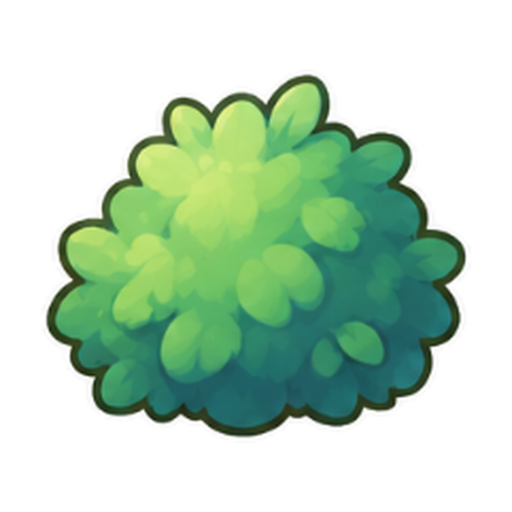
#> input picture arte/meshy/referencias/arbusto.png, 1024 x 1024 px (shown at 1/2 size)
$ python gen_props_bosque.py ../arte/meshy/referencias/arbusto.png ../arte/meshy/referencias/setas.png
#> lines starting #> are read from the running program, lines starting #| are printed output that depends on the picture; after the words box and inside, x2 and y2 are one past the last pixel; in counts of white or black regions, pixels touching at a corner belong together
"""Corta la lamina de maleza y la deja lista para la rejilla.

Mismo contrato que el resto de adornos del juego, y por eso no hay ni un
desplazamiento a ojo:

  - Lienzo de 128 de ancho (el rombo mide 116) y alto variable por
    familia, siempre PAR: el Sprite2D va centrado, asi que el centro del
    lienzo es el nodo.
  - EL PIE DE LA PIEZA CAE EN +2 del centro, que es donde esta la
    cintura del rombo de la losa. Es el mismo anclaje que ya usan
    prop_tree y compania desde que se arreglo el hundimiento.

Uso:  python gen_props_bosque.py <lamina.png> <carpeta_destino>
"""
from PIL import Image
import numpy as np
from scipy import ndimage
import os, sys, json

## El ancho del rombo. Todo se mide contra esto.
ROMBO = 116

## Donde cae el pie, contando desde el centro del lienzo.
CARA = 2

ANCHO = 128

## Cuanto se reduce cada familia. UNA POR FAMILIA Y NO UNA SOLA, que fue
## el primer intento y salio mal: en la lamina todas las piezas estan
## dibujadas al mismo tamano de dibujo, no al mismo tamano de mundo, asi
## que un corro de setas ocupa lo mismo que un arbusto entero. Con un
## factor unico las setas salian tan altas como la maga.
##
## Los numeros salen de contra que se mide cada cosa: el rombo son 116 px
## y la maga 78 de alto.
##   setas      un corro de setas le llega por la rodilla -> ~20 px
##   mata       un helecho por la cintura                 -> ~40 px
##   arbusto    por el pecho                              -> ~55 px
##   arbolillo  le saca la cabeza, sin llegar al arbol    -> ~65 px
ESCALAS = {
    "arbusto": 0.40,
    "mata": 0.34,
    "setas": 0.24,
    "tronco": 0.38,
    "cepa": 0.34,
    "arbolillo": 0.48,
    "roca": 0.38,
    "enredadera": 0.44,
}
ESCALA = 0.40      # para lo que no tenga familia propia

## Que es cada fila y como se llaman sus piezas. El orden es el de
## lectura; si la hoja cambia, esto es lo unico que se toca.
FILAS = [
    "arbusto", "mata", "setas", "tronco",
    "cepa", "arbolillo", "roca", "enredadera",
]

UMBRAL = 28          # el fondo es negro puro (1,1,1), no hace falta mas
MINIMO = 900         # por debajo es basura de compresion


def piezas(a):
    occ = a.max(axis=2) > UMBRAL
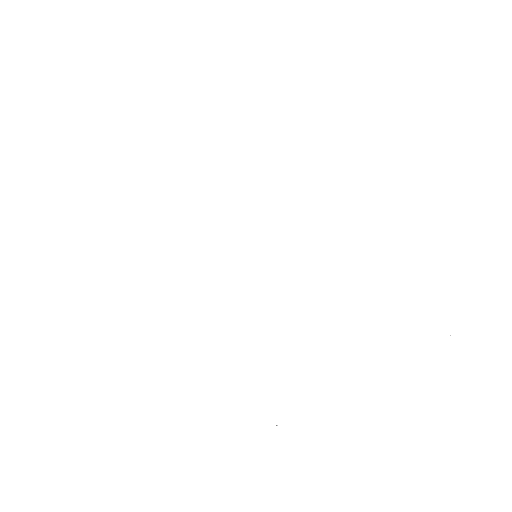
#> occ: shape (1024, 1024) bool (shown at 1/2 size); 100% white; black in thin lines or dots, all inside (x1, y1, x2, y2) = (552, 671, 902, 851)
    lab, n = ndimage.label(occ)
#> n = 1
    tam = ndimage.sum(occ, lab, range(1, n + 1))
#> tam = [1048572]
    cajas = ndimage.find_objects(lab)
#> cajas = 1 item
    vivos = [(i + 1, cajas[i]) for i in range(n) if tam[i] > MINIMO]
#> vivos = 1 item

    # Agrupar en filas por el centro vertical, no por una rejilla: las
    # piezas no estan alineadas y una rejilla regular partiria las altas.
    centros = sorted(((c[0].start + c[0].stop) // 2, (c[1].start + c[1].stop) // 2, i, c)
                     for i, c in vivos)
#> centros = 1 item
    filas, actual = [], [centros[0]]
#> filas = []
    for p in centros[1:]:
        if p[0] - actual[-1][0] > 70:
            filas.append(actual); actual = [p]
        else:
            actual.append(p)
#> this loop made 0 passes
#> after the loop, actual = 1 item
    filas.append(actual)
    for f in filas:
        f.sort(key=lambda t: t[1])
#> this loop made 1 pass
    return lab, filas


def recortar(a, lab, idx, caja):
    sy, sx = caja
    m = lab[sy, sx] == idx
    # Un poco de dilatacion para no comerse el antialias del borde.
    m = ndimage.binary_dilation(m, np.ones((3, 3)))
    img = a[sy, sx]
    return Image.fromarray(np.dstack([img, np.where(m, 255, 0)]).astype("uint8"), "RGBA")


def colocar(fig, escala):
    w = max(1, round(fig.width * escala))
    h = max(1, round(fig.height * escala))
    fig = fig.resize((w, h), Image.LANCZOS)

    # El lienzo crece con la pieza en vez de ser fijo: una enredadera
    # colgante mide el triple que una seta, y un lienzo unico obligaria
    # a que todos midieran lo de la mas grande.
    alto = max(64, 2 * (h + 8 + CARA))
    if alto % 2:
        alto += 1

    lz = Image.new("RGBA", (ANCHO, alto), (0, 0, 0, 0))
    lz.alpha_composite(fig, ((ANCHO - w) // 2, alto // 2 + CARA - h))
    return lz


def main(origen, destino):
    os.makedirs(destino, exist_ok=True)
    a = np.asarray(Image.open(origen).convert("RGB")).astype(int)
    lab, filas = piezas(a)
#> filas = 1 item

    catalogo = {}
    for nf, fila in enumerate(filas):
        familia = FILAS[nf] if nf < len(FILAS) else f"fila{nf}"
        for k, (_, _, idx, caja) in enumerate(fila, start=1):
            nombre = f"{familia}_{k}"
            out = colocar(recortar(a, lab, idx, caja),
                          ESCALAS.get(familia, ESCALA))
            out.save(os.path.join(destino, nombre + ".png"))
            catalogo[nombre] = out.size
        print(f"  {familia:12} {len(fila)} piezas")
#> this loop made 1 pass
#> nf on pass 1: 0
#|   arbusto      1 piezas
#> pass 1, in colocar, `fig = fig.resize((w, h), Image.LANCZOS)`:
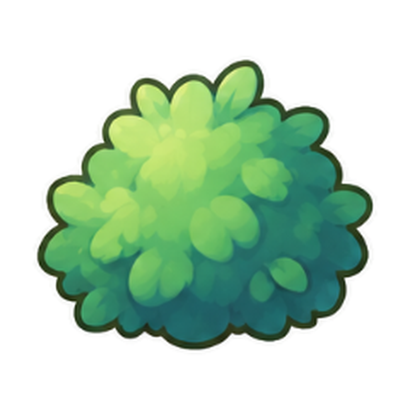
#> fig: PIL image 410x410 RGBA; mean R, G, B, A 186.2, 213.5, 190.5, 255
#> pass 1, in main, `out.save(os.path.join(destino, nombre + ".png"))`:
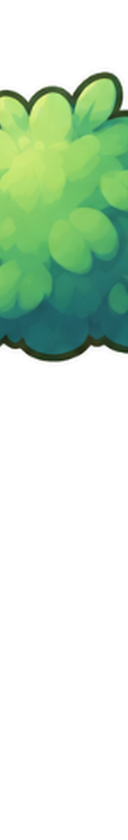
#> saved as arbusto_1.png: PIL image 128x840 RGBA; mean R, G, B, A 75.5, 96.7, 75.8, 124.5; transparent parts drawn white
#> after the loop, catalogo = {'arbusto_1': (128, 840)}

    json.dump(catalogo, open(os.path.join(destino, "_indice.json"), "w"), indent=1)
    print(f"  total {len(catalogo)}")
#|   total 1


if __name__ == "__main__":
    if len(sys.argv) != 3:
        print(__doc__); sys.exit(1)
    main(sys.argv[1], sys.argv[2])

$ run again, with arte/meshy/referencias/_lamina.png copied over arte/meshy/referencias/arbusto.png
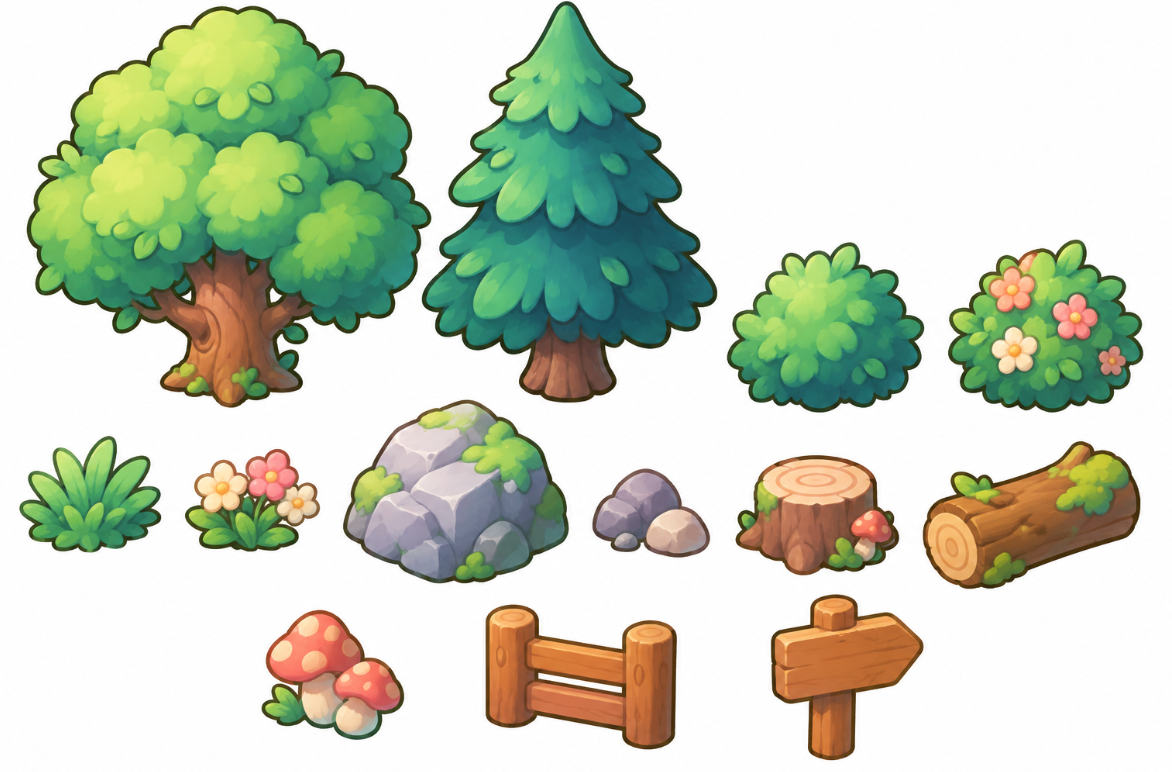
#> input picture arte/meshy/referencias/_lamina.png, 1172 x 772 px
#> occ: shape (772, 1172) bool; 100% white; black in thin lines or dots, all inside (x1, y1, x2, y2) = (501, 345, 608, 346)
#> n = 1
#> tam = [904782]
#> cajas = 1 item
#> in piezas, `filas, actual = [], [centros[0]]`: filas = []
#> after the loop in piezas, `for p in centros[1:]:`: actual = 1 item
#> the loop in piezas, `for f in filas:` made 1 pass
#> the loop in main, `for nf, fila in enumerate(filas):` made 1 pass
#> nf on pass 1: 0
#> (printed output is left out)
#> pass 1, in colocar, `fig = fig.resize((w, h), Image.LANCZOS)`:
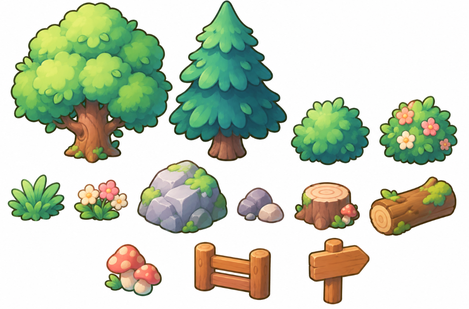
#> fig: PIL image 469x309 RGBA; mean R, G, B, A 200.9, 209.4, 189.8, 255
#> pass 1, in main, `out.save(os.path.join(destino, nombre + ".png"))`:
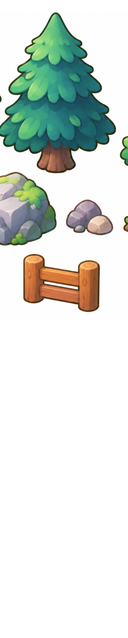
#> saved as arbusto_1.png: PIL image 128x638 RGBA; mean R, G, B, A 87.7, 94.2, 88.7, 123.5; transparent parts drawn white
#> after the loop in main, `for nf, fila in enumerate(filas):`: catalogo = {'arbusto_1': (128, 638)}
#|   total 1

$ run again, with arte/meshy/referencias/arbol_redondo.png copied over arte/meshy/referencias/arbusto.png
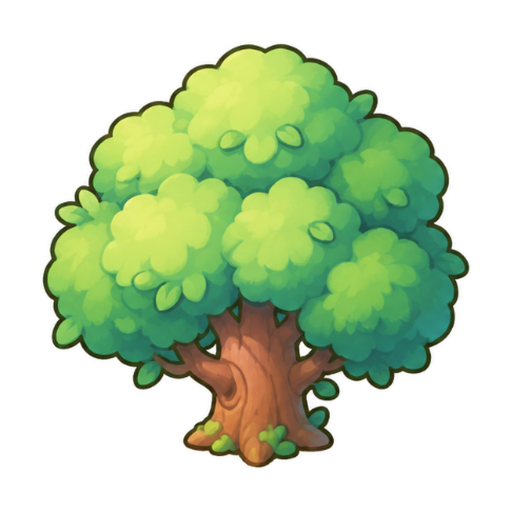
#> input picture arte/meshy/referencias/arbol_redondo.png, 1024 x 1024 px (shown at 1/2 size)
#> occ: shape (1024, 1024) bool; 100% white; black in thin lines or dots, all inside (x1, y1, x2, y2) = (166, 554, 921, 911)
#> n = 1
#> tam = [1048555]
#> cajas = 1 item
#> in piezas, `filas, actual = [], [centros[0]]`: filas = []
#> after the loop in piezas, `for p in centros[1:]:`: actual = 1 item
#> the loop in piezas, `for f in filas:` made 1 pass
#> the loop in main, `for nf, fila in enumerate(filas):` made 1 pass
#> nf on pass 1: 0
#> (printed output is left out)
#> pass 1, in colocar, `fig = fig.resize((w, h), Image.LANCZOS)`:
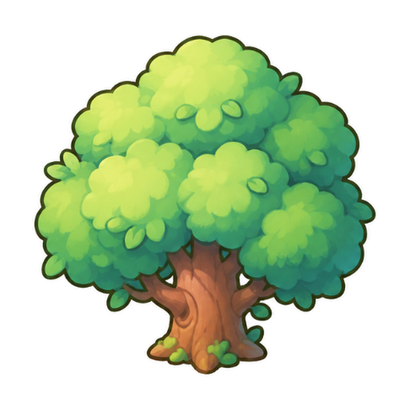
#> fig: PIL image 410x410 RGBA; mean R, G, B, A 193.4, 213.5, 179.2, 255
#> pass 1, in main, `out.save(os.path.join(destino, nombre + ".png"))`:
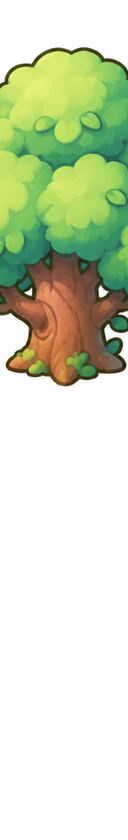
#> saved as arbusto_1.png: PIL image 128x840 RGBA; mean R, G, B, A 79.8, 90.1, 62.5, 124.5; transparent parts drawn white
#> after the loop in main, `for nf, fila in enumerate(filas):`: catalogo = {'arbusto_1': (128, 840)}
#|   total 1

$ run again, with arte/meshy/referencias/arco_puerta_meshy.png copied over arte/meshy/referencias/arbusto.png
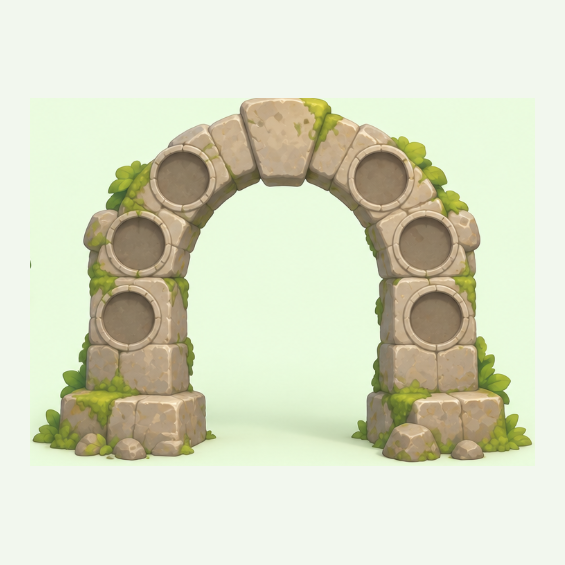
#> input picture arte/meshy/referencias/arco_puerta_meshy.png, 565 x 565 px
#> occ: shape (565, 565) bool; every value is 1
#> lab: shape (565, 565) int32; every value is 1
#> n = 1
#> tam = [319225]
#> cajas = 1 item
#> in piezas, `filas, actual = [], [centros[0]]`: filas = []
#> after the loop in piezas, `for p in centros[1:]:`: actual = 1 item
#> the loop in piezas, `for f in filas:` made 1 pass
#> the loop in main, `for nf, fila in enumerate(filas):` made 1 pass
#> nf on pass 1: 0
#> (printed output is left out)
#> pass 1, in colocar, `fig = fig.resize((w, h), Image.LANCZOS)`:
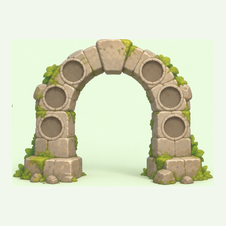
#> fig: PIL image 226x226 RGBA; mean R, G, B, A 217.4, 221.1, 197.5, 255
#> pass 1, in main, `out.save(os.path.join(destino, nombre + ".png"))`:
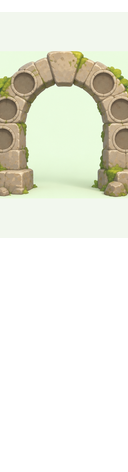
#> saved as arbusto_1.png: PIL image 128x472 RGBA; mean R, G, B, A 101.7, 102.5, 90.8, 122.1; transparent parts drawn white
#> after the loop in main, `for nf, fila in enumerate(filas):`: catalogo = {'arbusto_1': (128, 472)}
#|   total 1
